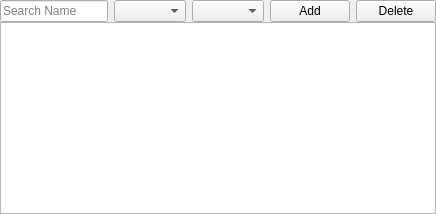
          <widget class="QWidget" name="widSinger1" native="true">
           <property name="minimumSize">
            <size>
             <width>0</width>
             <height>0</height>
            </size>
           </property>
           <layout class="QVBoxLayout" name="vLayoutSinger2">
            <property name="spacing">
             <number>0</number>
            </property>
            <property name="leftMargin">
             <number>0</number>
            </property>
            <property name="topMargin">
             <number>0</number>
            </property>
            <property name="rightMargin">
             <number>0</number>
            </property>
            <property name="bottomMargin">
             <number>0</number>
            </property>
            <item>
             <widget class="QWidget" name="widSinger2" native="true">
              <layout class="QHBoxLayout" name="hLayoutSinger3" stretch="0,100,100,1,1">
               <property name="leftMargin">
                <number>0</number>
               </property>
               <property name="topMargin">
                <number>0</number>
               </property>
               <property name="rightMargin">
                <number>0</number>
               </property>
               <property name="bottomMargin">
                <number>0</number>
               </property>
               <item>
                <widget class="QLineEdit" name="txtSingerSearchName">
                 <property name="placeholderText">
                  <string>Search Name</string>
                 </property>
                </widget>
               </item>
               <item>
                <widget class="QComboBox" name="cmbSingerSearchRegion">
                 <property name="maxVisibleItems">
                  <number>20</number>
                 </property>
                </widget>
               </item>
               <item>
                <widget class="QComboBox" name="cmbSingerSearchType">
                 <property name="maxVisibleItems">
                  <number>20</number>
                 </property>
                </widget>
               </item>
               <item>
                <widget class="QPushButton" name="btnSingerAdd">
                 <property name="text">
                  <string>Add</string>
                 </property>
                </widget>
               </item>
               <item>
                <widget class="QPushButton" name="btnSingerDelete">
                 <property name="text">
                  <string>Delete</string>
                 </property>
                </widget>
               </item>
              </layout>
             </widget>
            </item>
            <item>
             <widget class="QTableView" name="tblSinger">
              <property name="selectionBehavior">
               <enum>QAbstractItemView::SelectRows</enum>
              </property>
              <property name="sortingEnabled">
               <bool>true</bool>
              </property>
              <attribute name="verticalHeaderVisible">
               <bool>false</bool>
              </attribute>
             </widget>
            </item>
           </layout>
          </widget>
